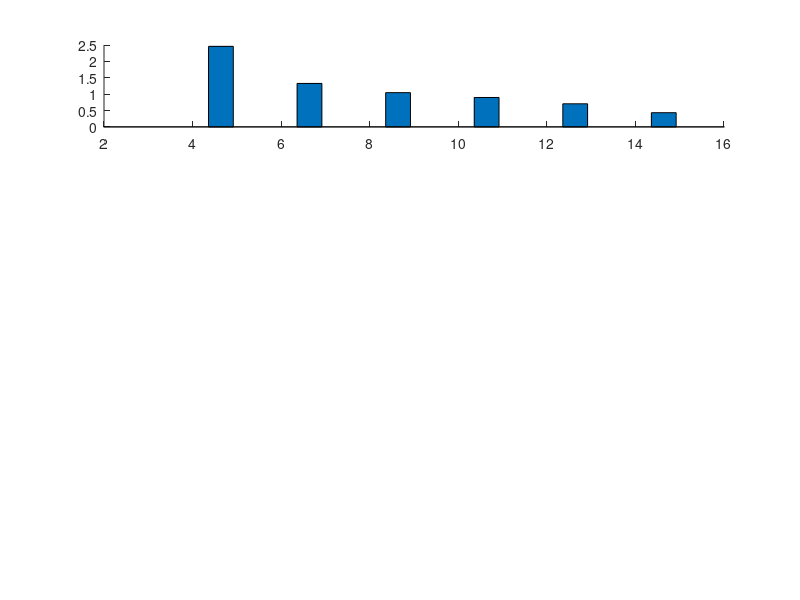

This chart was generated by the following MATLAB code: (Note: this script raises an error after producing the figure.)
clc
clear
fontSize = 10;
format long

t_sample = 0.13;
f0 = 50;
w0 = 2*pi*f0;

N = 20;
fs = N*f0;
dt = 1/fs;

Arms = 1;
Am = Arms*sqrt(2);

for iteration=1:2
    % begin parameters of decaying DC
    switch(iteration)
        case 1

            A_DC = 0.2*Arms;
            A_DC_a = 1*A_DC;
            A_DC_b = 0*A_DC;
            A_DC_c = 0*A_DC;
            T = 1/f0;
            coeff_tau = 1.5;
            coeff_tau_a = 1*coeff_tau;
            coeff_tau_b = 1*coeff_tau;
            coeff_tau_c = 1*coeff_tau;
            % coeff_tau_a = 0.5;
            % coeff_tau_b = 1;
            % coeff_tau_c = 3;

            tau_a = coeff_tau_a*T;
            r_a = exp(-dt/tau_a);

            tau_b = coeff_tau_b*T;
            r_b = exp(-dt/tau_b);

            tau_c = coeff_tau_c*T;
            r_c = exp(-dt/tau_c);
        case 2
            A_DC = 0.2*Arms;
            A_DC_a = 1*A_DC;
            A_DC_b = 1*A_DC;
            A_DC_c = 1*A_DC;
            T = 1/f0;
            coeff_tau = 1.5;
            coeff_tau_a = 1*coeff_tau;
            coeff_tau_b = 1*coeff_tau;
            coeff_tau_c = 1*coeff_tau;
            % coeff_tau_a = 0.5;
            % coeff_tau_b = 1;
            % coeff_tau_c = 3;

            tau_a = coeff_tau_a*T;
            r_a = exp(-dt/tau_a);

            tau_b = coeff_tau_b*T;
            r_b = exp(-dt/tau_b);

            tau_c = coeff_tau_c*T;
            r_c = exp(-dt/tau_c);
    end

    % end parameters of decaying DC


    tf = 5*coeff_tau*T-dt;

    nFilter = 0;
    f1 = 20;
    f2 = 90;

    h3Coeff = 0;% 0.05;
    h5Coeff = 0;%0.03;

    % do not change the sigma, this is the noise-free
    % version
    % for noise-case refer to Run01-OurApproaches_Noise
    sigma = 0;


    % the following coefficents are used in the arccosine-free version of the
    % algorithm
    a = fs/4/pi/sin(2*pi/N);
    b = 2*cos(2*pi/N);




    % %% filter
    % fnyq = fs/2;
    %
    %
    % w1 = f1/fnyq;
    % w2 = f2/fnyq;
    %
    % filterCoeffs = fir1(nFilter, [w1 w2]);

    %%






    t = 0:dt:tf;
    [row, col] = size(t);
    Nsamples = col;

    f = f0 *ones(size(t))+ sin(2*pi*1*t) + 0.5*sin(2*pi*6*t);
    %f = f0 *ones(size(t));
    %f = f0 *ones(size(t))+25*t-25*t.^2;
    f3 = 3*f;
    f5 = 5*f;

    f_max = max(f);
    f_min = min(f);

    w = 2*pi*f;

    w3 = 2*pi*f3;
    w5 = 2*pi*f5;




    phi0 = 0;

    theta1(1) = phi0;
    theta3(1) = phi0;
    theta5(1) = phi0;

    thetb1(1) = phi0+4*pi/3;
    thetb3(1) = phi0+4*pi/3;
    thetb5(1) = phi0+4*pi/3;

    thetc1(1) = phi0+2*pi/3;
    thetc3(1) = phi0+2*pi/3;
    thetc5(1) = phi0+2*pi/3;


    for k=2:length(t)
        theta1(k) = theta1(k-1)+w(k)*dt;
        theta3(k) = theta3(k-1)+w3(k)*dt;
        theta5(k) = theta5(k-1)+w5(k)*dt;

        thetb1(k) = thetb1(k-1)+w(k)*dt;
        thetb3(k) = thetb3(k-1)+w3(k)*dt;
        thetb5(k) = thetb5(k-1)+w5(k)*dt;

        thetc1(k) = thetc1(k-1)+w(k)*dt;
        thetc3(k) = thetc3(k-1)+w3(k)*dt;
        thetc5(k) = thetc5(k-1)+w5(k)*dt;
    end



    x = Am*cos(theta1);% + sigma*randn(size(t))+ h3Coeff*Am*cos(theta3)+ h5Coeff*Am*cos(theta5);
    y = Am*cos(thetb1);% + sigma*randn(size(t))+ h3Coeff*Am*cos(thetb3)+ h5Coeff*Am*cos(thetb5);
    z = Am*cos(thetc1);% + sigma*randn(size(t))+ h3Coeff*Am*cos(thetc3)+ h5Coeff*Am*cos(thetc5);

    [row, col] = size(x);
    power_DC = 0:col-1;

    %xh: x with harmonics
    %yh: y with harmonics
    %zh: z with harmonics
    xh = Am*cos(theta1) + A_DC_a*r_a.^power_DC + sigma*randn(size(t))+ h3Coeff*Am*cos(theta3)+ h5Coeff*Am*cos(theta5);
    yh = Am*cos(thetb1) + A_DC_b*r_b.^power_DC + sigma*randn(size(t))+ h3Coeff*Am*cos(thetb3)+ h5Coeff*Am*cos(thetb5);
    zh = Am*cos(thetc1) + A_DC_c*r_c.^power_DC + sigma*randn(size(t))+ h3Coeff*Am*cos(thetc3)+ h5Coeff*Am*cos(thetc5);

    % xhf: xh filtered
    % yhf: yh filtered
    % zhf: zh filtered

    % display('------------------------Removing DC using mimic filter (Benmouyal)--------------------')
    tau = 2*N;%2*T;%coeff_tau_a*T;
    temp1 = 1+tau-tau*cos(2*pi*f0/fs);
    temp2 = tau*sin(2*pi*f0/fs);
    den = temp1^2+temp2^2;
    den = sqrt(den);
    K_benmouyal = 1/den;
    filterCoeffs = K_benmouyal*[1+tau, -tau];
    %filterCoeffs = [1, -exp(-dt/tau)];
    nFilter = 2;
    xhf = filter(filterCoeffs,1,xh);
    yhf = filter(filterCoeffs,1,yh);
    zhf = filter(filterCoeffs,1,zh);


    % display('------------------------Removing DC using general case (My Approach)--------------------')
    % PS1_x = 0;
    % PS2_x = 0;
    % PS1_y = 0;
    % PS2_y = 0;
    % PS1_z = 0;
    % PS2_z = 0;
    % [row, col] = size(x);
    % for k=1:N
    %     PS1_x = PS1_x + xh(k);
    %     PS1_y = PS1_y + yh(k);
    %     PS1_z = PS1_z + zh(k);
    % end
    % PS2_x = PS1_x + xh(N+1) - xh(1);
    % PS2_y = PS1_y + yh(N+1) - yh(1);
    % PS2_z = PS1_z + zh(N+1) - zh(1);
    %
    % r_a_est = PS2_x/PS1_x;
    % r_b_est = PS2_y/PS1_y;
    % r_c_est = PS2_z/PS1_z;
    % A_DC_a_est = (r_a_est-1)/(r_a_est^N-1)*PS1_x;
    % A_DC_b_est = (r_b_est-1)/(r_b_est^N-1)*PS1_y;
    % A_DC_c_est = (r_c_est-1)/(r_c_est^N-1)*PS1_z;
    %
    % for k=1:N+1
    %     xhf(k) =  xh(k) - A_DC_a_est*r_a_est^(k-1);
    %     yhf(k) =  yh(k) - A_DC_b_est*r_b_est^(k-1);
    %     zhf(k) =  zh(k) - A_DC_c_est*r_c_est^(k-1);
    % end
    %
    % for k=N+2:col
    %     PS1_x = PS2_x;
    %     PS1_y = PS2_y;
    %     PS1_z = PS2_z;
    %
    %     PS2_x = PS1_x + xh(k) - xh(k-N);
    %     PS2_y = PS1_y + yh(k) - yh(k-N);
    %     PS2_z = PS1_z + zh(k) - zh(k-N);
    %
    %
    %     r_a_est = PS2_x/PS1_x;
    %     r_b_est = PS2_y/PS1_y;
    %     r_c_est = PS2_z/PS1_z;
    %     A_DC_a_est = (r_a_est-1)/(r_a_est^N-1)*PS1_x;
    %     A_DC_b_est = (r_b_est-1)/(r_b_est^N-1)*PS1_y;
    %     A_DC_c_est = (r_c_est-1)/(r_c_est^N-1)*PS1_z;
    %
    %     xhf(k) =  xh(k) - A_DC_a_est*r_a_est^N;
    %     yhf(k) =  yh(k) - A_DC_b_est*r_b_est^N;
    %     zhf(k) =  zh(k) - A_DC_c_est*r_c_est^N;
    %
    % end


    % display('------------------------Removing DC using general case (Recursive Removing)--------------------')
    % PS1_x = 0;
    % PS2_x = 0;
    % PS1_y = 0;
    % PS2_y = 0;
    % PS1_z = 0;
    % PS2_z = 0;
    % [row, col] = size(x);
    % for k=1:2:N-1
    %     PS1_x = PS1_x + xh(k);
    %     PS1_y = PS1_y + yh(k);
    %     PS1_z = PS1_z + zh(k);
    % end
    % for k=2:2:N
    %     PS2_x = PS2_x + xh(k);
    %     PS2_y = PS2_y + yh(k);
    %     PS2_z = PS2_z + zh(k);
    % end
    % r_a_est = PS2_x/PS1_x;
    % r_b_est = PS2_y/PS1_y;
    % r_c_est = PS2_z/PS1_z;
    % A_DC_a_est = (r_a_est^2-1)/r_a_est/(r_a_est^N-1)*PS1_x;
    % A_DC_b_est = (r_b_est^2-1)/r_b_est/(r_b_est^N-1)*PS1_y;
    % A_DC_c_est = (r_c_est^2-1)/r_c_est/(r_c_est^N-1)*PS1_z;
    %
    % for k=1:N
    %     xhf(k) =  xh(k) - A_DC_a_est*r_a_est^k;
    %     yhf(k) =  yh(k) - A_DC_b_est*r_b_est^k;
    %     zhf(k) =  zh(k) - A_DC_c_est*r_c_est^k;
    % end
    %
    % for k=N+1:col
    %     PS1_x_old = PS1_x;
    %     PS2_x_old = PS2_x;
    %     PS1_x = PS2_x_old;
    %     PS2_x = PS1_x_old + xh(k) - xh(k-N);
    %
    %
    %     PS1_y_old = PS1_y;
    %     PS2_y_old = PS2_y;
    %     PS1_y = PS2_y_old;
    %     PS2_y = PS1_y_old + yh(k) - yh(k-N);
    %
    %
    %     PS1_z_old = PS1_z;
    %     PS2_z_old = PS2_z;
    %     PS1_z = PS2_z_old;
    %     PS2_z = PS1_z_old + zh(k) - zh(k-N);
    %     r_a_est = PS2_x/PS1_x;
    %     r_b_est = PS2_y/PS1_y;
    %     r_c_est = PS2_z/PS1_z;
    %     A_DC_a_est = (r_a_est^2-1)/r_a_est/(r_a_est^N-1)*PS1_x;
    %     A_DC_b_est = (r_b_est^2-1)/r_b_est/(r_b_est^N-1)*PS1_y;
    %     A_DC_c_est = (r_c_est^2-1)/r_c_est/(r_c_est^N-1)*PS1_z;
    %
    %     xhf(k) =  xh(k) - A_DC_a_est*r_a_est^N;
    %     yhf(k) =  yh(k) - A_DC_b_est*r_b_est^N;
    %     zhf(k) =  zh(k) - A_DC_c_est*r_c_est^N;
    %
    % end

    % display('------------------------Removing DC using Simplified (Recursive Removing)--------------------')
    % PS1_x = 0;
    % PS2_x = 0;
    % PS1_y = 0;
    % PS2_y = 0;
    % PS1_z = 0;
    % PS2_z = 0;
    % [row, col] = size(x);
    % for k=1:2:N-1
    %     PS1_x = PS1_x + xh(k);
    %     PS1_y = PS1_y + yh(k);
    %     PS1_z = PS1_z + zh(k);
    % end
    % for k=2:2:N
    %     PS2_x = PS2_x + xh(k);
    %     PS2_y = PS2_y + yh(k);
    %     PS2_z = PS2_z + zh(k);
    % end
    % B1_x = 2/N/dt*(PS2_x-PS1_x);
    % B0_x = ((N+2)/N)*PS1_x-PS2_x;
    % B1_y = 2/N/dt*(PS2_y-PS1_y);
    % B0_y = ((N+2)/N)*PS1_y-PS2_y;
    % B1_z = 2/N/dt*(PS2_z-PS1_z);
    % B0_z = ((N+2)/N)*PS1_z-PS2_z;
    %
    % for k=1:N
    %     xhf(k) =  xh(k) - (B0_x+B1_x*k*dt);
    %     yhf(k) =  yh(k) - (B0_y+B1_y*k*dt);
    %     zhf(k) =  zh(k) - (B0_z+B1_z*k*dt);
    % end
    %
    % for k=N+1:col
    %     PS1_x_old = PS1_x;
    %     PS2_x_old = PS2_x;
    %     PS1_x = PS2_x_old;
    %     PS2_x = PS1_x_old + xh(k) - xh(k-N);
    %     B1_x = 2/N/dt*(PS2_x-PS1_x);
    %     B0_x = ((N+2)/N)*PS1_x-PS2_x;
    %
    %     PS1_y_old = PS1_y;
    %     PS2_y_old = PS2_y;
    %     PS1_y = PS2_y_old;
    %     PS2_y = PS1_y_old + yh(k) - yh(k-N);
    %     B1_y = 2/N/dt*(PS2_y-PS1_y);
    %     B0_y = ((N+2)/N)*PS1_y-PS2_y;
    %
    %     PS1_z_old = PS1_z;
    %     PS2_z_old = PS2_z;
    %     PS1_z = PS2_z_old;
    %     PS2_z = PS1_z_old + zh(k) - zh(k-N);
    %     B1_z = 2/N/dt*(PS2_z-PS1_z);
    %     B0_z = ((N+2)/N)*PS1_z-PS2_z;
    %
    %     xhf(k) =  xh(k) - (B0_x+B1_x*N*dt);
    %     yhf(k) =  yh(k) - (B0_y+B1_y*N*dt);
    %     zhf(k) =  zh(k) - (B0_z+B1_z*N*dt);
    % end


    % xhf = xh;%filter(filterCoeffs,1,xh);
    % yhf = yh;%filter(filterCoeffs,1,yh);
    % zhf = zh;%filter(filterCoeffs,1,zh);



    %% our approach for window length of 9

    M = 3;
    windowLength = 2*M+3; % = 9
    K = M; % K = (windowLength-3)/2

    firstIndex = K+2;

    for k=firstIndex:Nsamples-K-1
        Xk = x(k-K:k+K)';
        Xk_minus = x(k-K-1:k+K-1)';
        Xk_plus = x(k-K+1:k+K+1)';
        f_hatWin9(k) = fs/2/pi*acos(Xk'*(Xk_minus+Xk_plus)/2/(Xk'*Xk));
        f_hatWin9_arccosinefree(k) = f0 + a*(Xk'*(b*Xk-Xk_minus-Xk_plus))/(Xk'*Xk);

        Yk = y(k-K:k+K)';
        Yk_minus = y(k-K-1:k+K-1)';
        Yk_plus = y(k-K+1:k+K+1)';

        Zk = z(k-K:k+K)';
        Zk_minus = z(k-K-1:k+K-1)';
        Zk_plus = z(k-K+1:k+K+1)';


        numArg = Xk'*(Xk_minus+Xk_plus);
        numArg = numArg + Yk'*(Yk_minus+Yk_plus);
        numArg = numArg + Zk'*(Zk_minus+Zk_plus);

        denArg = 2*(Xk'*Xk);
        denArg = denArg + 2*(Yk'*Yk);
        denArg = denArg + 2*(Zk'*Zk);

        arg = numArg/denArg;
        f_hatWin9_3phase(k) = fs/2/pi*acos(arg);

        % Antonio Lopez Algorithm
        Xk = [x(k-3); x(k); x(k+3)];
        Xk_minus = [x(k-4); x(k-1); x(k+2)];
        Xk_plus = [x(k-2); x(k+1); x(k+4)];
        f_hat_lopez(k) = fs/2/pi*acos(Xk'*(Xk_minus+Xk_plus)/2/(Xk'*Xk));
    end

    [r, c] = size(t);
    Nsamples = c;

    Kmax =6;

    f_hat_1phase = f0*ones(Kmax+1,Kmax+1+nFilter);
    f_hat_3phase = f0*ones(Kmax+1,Kmax+1+nFilter);

    f_hat_1phase_withHarmonics = f0*ones(Kmax+1,Kmax+1+nFilter);
    f_hat_3phase_withHarmonics = f0*ones(Kmax+1,Kmax+1+nFilter);

    f_hat_1phase_withHarmonics_filtered = f0*ones(Kmax+1,Kmax+1+nFilter);
    f_hat_3phase_withHarmonics_filtered = f0*ones(Kmax+1,Kmax+1+nFilter);

    for K = 0:Kmax
        % K = 0,           Window Length = 3
        % K = 1,           Window Length = 5
        % K = 2,           Window Length = 7
        % K = 3,           Window Length = 9
        % K = 4,           Window Length = 11
        lengthWindow(K+1)  = 2*K+3;
        firstIndex = K+2+nFilter;% the first element of Xk_minus must be available: it must be the first element of the signal
        % k-K-1 = 1  ==>  k=K+2
        lastIndex = Nsamples-K-1;% the last element of Xk_plus must be available: it must be the first element of the signal
        % k+K+1 = Nsamples  ==> k = Nsamples-K-1
        for k=firstIndex:lastIndex
            Xk = x(k-K:k+K)';
            Xk_minus = x(k-K-1:k+K-1)';
            Xk_plus = x(k-K+1:k+K+1)';
            arg = Xk'*(Xk_minus+Xk_plus)/2/(Xk'*Xk);
            if(abs(arg)>1)
                f_hat_1phase(K+1,k) = f_hat_1phase(K+1,k-1);
            else
                f_hat_1phase(K+1,k) = fs/2/pi*acos(arg);
            end
            f_hat_1phase_arccosinefree(K+1,k) = f0 + a*(Xk'*(b*Xk-Xk_minus-Xk_plus))/(Xk'*Xk);

            Xkh = xh(k-K:k+K)';
            Xkh_minus = xh(k-K-1:k+K-1)';
            Xkh_plus = xh(k-K+1:k+K+1)';
            arg = Xkh'*(Xkh_minus+Xkh_plus)/2/(Xkh'*Xkh);
            if(abs(arg)>1)
                f_hat_1phase_withHarmonics(K+1,k) = f_hat_1phase_withHarmonics(K+1,k-1);
            else
                f_hat_1phase_withHarmonics(K+1,k) = fs/2/pi*acos(arg);
            end
            f_hat_1phase_arccosinefree_withHarmonics(K+1,k) = f0 + a*(Xkh'*(b*Xkh-Xkh_minus-Xkh_plus))/(Xkh'*Xkh);

            Xkhf = xhf(k-K:k+K)';
            Xkhf_minus = xhf(k-K-1:k+K-1)';
            Xkhf_plus = xhf(k-K+1:k+K+1)';
            arg = Xkhf'*(Xkhf_minus+Xkhf_plus)/2/(Xkhf'*Xkhf);
            if(abs(arg)>1)
                f_hat_1phase_withHarmonics_filtered(K+1,k) = f_hat_1phase_withHarmonics_filtered(K+1,k-1);
            else
                f_hat_1phase_withHarmonics_filtered(K+1,k) = fs/2/pi*acos(arg);
            end
            f_hat_1phase_arccosinefree_withHarmonics_filtered(K+1,k) = f0 + a*(Xkhf'*(b*Xkhf-Xkhf_minus-Xkhf_plus))/(Xkhf'*Xkhf);


            Yk = y(k-K:k+K)';
            Yk_minus = y(k-K-1:k+K-1)';
            Yk_plus = y(k-K+1:k+K+1)';

            Zk = z(k-K:k+K)';
            Zk_minus = z(k-K-1:k+K-1)';
            Zk_plus = z(k-K+1:k+K+1)';


            numArg = Xk'*(Xk_minus+Xk_plus);
            numArg = numArg + Yk'*(Yk_minus+Yk_plus);
            numArg = numArg + Zk'*(Zk_minus+Zk_plus);

            denArg = 2*(Xk'*Xk);
            denArg = denArg + 2*(Yk'*Yk);
            denArg = denArg + 2*(Zk'*Zk);

            arg = numArg/denArg;
            if(abs(arg)>1)
                f_hat_3phase(K+1,k) = f_hat_3phase(K+1,k-1);
            else
                f_hat_3phase(K+1,k) = fs/2/pi*acos(arg);
            end

            % three-phase arccosine-free
            num = a*(Xk'*(b*Xk-Xk_minus-Xk_plus));
            num = num + a*(Yk'*(b*Yk-Yk_minus-Yk_plus));
            num = num + a*(Zk'*(b*Zk-Zk_minus-Zk_plus));

            den = (Xk'*Xk);
            den = den + (Yk'*Yk);
            den = den + (Zk'*Zk);

            f_hat_3phase_arccosinefree(K+1,k) = f0 + num/den;

            % three-phase with harmonics
            Ykh = yh(k-K:k+K)';
            Ykh_minus = yh(k-K-1:k+K-1)';
            Ykh_plus = yh(k-K+1:k+K+1)';

            Zkh = zh(k-K:k+K)';
            Zkh_minus = zh(k-K-1:k+K-1)';
            Zkh_plus = zh(k-K+1:k+K+1)';


            numArg = Xkh'*(Xkh_minus+Xkh_plus);
            numArg = numArg + Ykh'*(Ykh_minus+Ykh_plus);
            numArg = numArg + Zkh'*(Zkh_minus+Zkh_plus);

            denArg = 2*(Xkh'*Xkh);
            denArg = denArg + 2*(Ykh'*Ykh);
            denArg = denArg + 2*(Zkh'*Zkh);

            arg = numArg/denArg;
            if(abs(arg)>1)
                f_hat_3phase_withHarmonics(K+1,k) = f_hat_3phase_withHarmonics(K+1,k-1);
            else
                f_hat_3phase_withHarmonics(K+1,k) = fs/2/pi*acos(arg);
            end

            % three-phase with harmonics arccosine-free
            num = a*(Xkh'*(b*Xkh-Xkh_minus-Xkh_plus));
            num = num + a*(Ykh'*(b*Ykh-Ykh_minus-Ykh_plus));
            num = num + a*(Zkh'*(b*Zkh-Zkh_minus-Zkh_plus));

            den = (Xkh'*Xkh);
            den = den + (Ykh'*Ykh);
            den = den + (Zkh'*Zkh);

            f_hat_3phase_arccosinefree_withHarmonics(K+1,k) = f0 + num/den;


            % three-phase with harmonics,  Filtered
            Ykhf = yhf(k-K:k+K)';
            Ykhf_minus = yhf(k-K-1:k+K-1)';
            Ykhf_plus = yhf(k-K+1:k+K+1)';

            Zkhf = zhf(k-K:k+K)';
            Zkhf_minus = zhf(k-K-1:k+K-1)';
            Zkhf_plus = zhf(k-K+1:k+K+1)';


            numArg = Xkhf'*(Xkhf_minus+Xkhf_plus);
            numArg = numArg + Ykhf'*(Ykhf_minus+Ykhf_plus);
            numArg = numArg + Zkhf'*(Zkhf_minus+Zkhf_plus);

            denArg = 2*(Xkhf'*Xkhf);
            denArg = denArg + 2*(Ykhf'*Ykhf);
            denArg = denArg + 2*(Zkhf'*Zkhf);

            arg = numArg/denArg;
            if(abs(arg)>1)
                f_hat_3phase_withHarmonics_filtered(K+1,k) = f_hat_3phase_withHarmonics_filtered(K+1,k-1);
            else
                f_hat_3phase_withHarmonics_filtered(K+1,k) = fs/2/pi*acos(arg);
            end

            % three-phase with harmonics arccosine-free, filtered
            num = a*(Xkhf'*(b*Xkhf-Xkhf_minus-Xkhf_plus));
            num = num + a*(Ykhf'*(b*Ykhf-Ykhf_minus-Ykhf_plus));
            num = num + a*(Zkhf'*(b*Zkhf-Zkhf_minus-Zkhf_plus));

            den = (Xkhf'*Xkhf);
            den = den + (Ykhf'*Ykhf);
            den = den + (Zkhf'*Zkhf);

            f_hat_3phase_arccosinefree_withHarmonics_filtered(K+1,k) = f0 + num/den;


        end
        %     figure()
        %     plot(t(firstIndex:lastIndex), f(firstIndex:lastIndex),'Color','black','LineWidth',1)
        %     hold on
        %     plot(t(firstIndex:lastIndex), f_hat_1phase(K+1,firstIndex:lastIndex),'--','Color','blue','LineWidth',1)
        %     plot(t(firstIndex:lastIndex), f_hat_1phase_arccosinefree(K+1,firstIndex:lastIndex),'--','Color','green','LineWidth',1)
        %     plot(t(firstIndex:lastIndex), f_hat_3phase(K+1,firstIndex:lastIndex),'--','Color','red','LineWidth',1)
        %     plot(t(firstIndex:lastIndex), f_hat_3phase_arccosinefree(K+1,firstIndex:lastIndex),'--','Color','cyan','LineWidth',1)
        %     xlabel('time (sec)','FontSize', fontSize, 'FontWeight', 'bold')
        %     ylabel('f(t) and f_e_s_t(t))','FontSize', fontSize, 'FontWeight', 'bold')
        %     title(['data window length = ' int2str(2*K+3)],'FontSize', fontSize, 'FontWeight', 'bold')
        %     legend('exact frequency','estimated frequency')
        %     axis([0, tf, f_min-3, f_max+3])


        % with harmonics and/or noise
        se_1phase_withHarmonics = (f(firstIndex:lastIndex)-f_hat_1phase_withHarmonics(K+1,firstIndex:lastIndex)).^2;
        maxSE_1phase_withHarmonics = max(se_1phase_withHarmonics);
        MSE_1phase_withHarmonics(K+1) = mean(se_1phase_withHarmonics);
        MSE_1phase3phase_withHarmonics(K+1,1) = mean(se_1phase_withHarmonics);


        se_1phase_arccosinefree_withHarmonics = (f(firstIndex:lastIndex)-f_hat_1phase_arccosinefree_withHarmonics(K+1,firstIndex:lastIndex)).^2;
        maxSE_1phase_arccosinefree_withHarmonics = max(se_1phase_arccosinefree_withHarmonics);
        MSE_1phase_arccosinefree_withHarmonics(K+1) = mean(se_1phase_arccosinefree_withHarmonics);
        MSE_1phase3phase_withHarmonics(K+1,2) = mean(se_1phase_arccosinefree_withHarmonics);


        se_3phase_withHarmonics = (f(firstIndex:lastIndex)-f_hat_3phase_withHarmonics(K+1,firstIndex:lastIndex)).^2;
        maxSE_3phase_withHarmonics = max(se_3phase_withHarmonics);
        MSE_3phase_withHarmonics(K+1) = mean(se_3phase_withHarmonics);
        MSE_1phase3phase_withHarmonics(K+1,3) = mean(se_3phase_withHarmonics);


        se_3phase_arccosinefree_withHarmonics = (f(firstIndex:lastIndex)-f_hat_3phase_arccosinefree_withHarmonics(K+1,firstIndex:lastIndex)).^2;
        maxSE_3phase_arccosinefree_withHarmonics = max(se_3phase_arccosinefree_withHarmonics);
        MSE_3phase_arccosinefree_withHarmonics(K+1) = mean(se_3phase_arccosinefree_withHarmonics);
        MSE_1phase3phase_withHarmonics(K+1,4) = mean(se_3phase_arccosinefree_withHarmonics);

        % filtered
        se_1phase_withHarmonics_filtered = (f(firstIndex:lastIndex-nFilter/2)-f_hat_1phase_withHarmonics_filtered(K+1,firstIndex+nFilter/2:lastIndex)).^2;
        maxSE_1phase_withHarmonics_filtered = max(se_1phase_withHarmonics_filtered);
        MSE_1phase_withHarmonics_filtered(K+1) = mean(se_1phase_withHarmonics_filtered);
        MSE_1phase3phase_withHarmonics_filtered(K+1,1) = mean(se_1phase_withHarmonics_filtered);

        se_1phase_arccosinefree_withHarmonics_filtered = (f(firstIndex:lastIndex-nFilter/2)-f_hat_1phase_arccosinefree_withHarmonics_filtered(K+1,firstIndex+nFilter/2:lastIndex)).^2;
        maxSE_1phase_arccosinefree_withHarmonics_filtered = max(se_1phase_arccosinefree_withHarmonics_filtered);
        MSE_1phase_arccosinefree_withHarmonics_filtered(K+1) = mean(se_1phase_arccosinefree_withHarmonics_filtered);
        MSE_1phase3phase_withHarmonics_filtered(K+1,2) = mean(se_1phase_arccosinefree_withHarmonics_filtered);


        se_3phase_withHarmonics_filtered = (f(firstIndex:lastIndex-nFilter/2)-f_hat_3phase_withHarmonics_filtered(K+1,firstIndex+nFilter/2:lastIndex)).^2;
        maxSE_3phase_withHarmonics_filtered = max(se_3phase_withHarmonics_filtered);
        MSE_3phase_withHarmonics_filtered(K+1) = mean(se_3phase_withHarmonics_filtered);
        MSE_1phase3phase_withHarmonics_filtered(K+1,3) = mean(se_3phase_withHarmonics_filtered);

        se_3phase_arccosinefree_withHarmonics_filtered = (f(firstIndex:lastIndex-nFilter/2)-f_hat_3phase_arccosinefree_withHarmonics_filtered(K+1,firstIndex+nFilter/2:lastIndex)).^2;
        maxSE_3phase_arccosinefree_withHarmonics_filtered = max(se_3phase_arccosinefree_withHarmonics_filtered);
        MSE_3phase_arccosinefree_withHarmonics_filtered(K+1) = mean(se_3phase_arccosinefree_withHarmonics_filtered);
        MSE_1phase3phase_withHarmonics_filtered(K+1,4) = mean(se_3phase_arccosinefree_withHarmonics_filtered);


        %      figure()
        %      plot(t(firstIndex:lastIndex),mse,'Color','black','LineWidth',1)
        %      xlabel('time (sec)','FontSize', fontSize, 'FontWeight', 'bold')
        %      ylabel('MSE(f-f_e_s_t)','FontSize', fontSize, 'FontWeight', 'bold')
        %      title(['data window length = ' int2str(2*K+3)],'FontSize', fontSize, 'FontWeight', 'bold')
        %      axis([0, tf, 0, maxSE])
    end

    % for 1-phase case, the wibdow of length 3 is completely inefficent
    % therefore we ignore showing their MSE
    MSE_1phase3phase_withHarmonics(1,1)=0;
    MSE_1phase3phase_withHarmonics(1,2)=0;
    % figure(1)
    % bar(lengthWindow, MSE_1phase3phase_withHarmonics,'group')
    % xlabel('length of data window','FontSize', fontSize, 'FontWeight', 'bold')
    % ylabel('mean(f-f_e_s_t)^2','FontSize', fontSize, 'FontWeight', 'bold')
    % legend('1-phase', '1-phase arccosine-free', '3-phase', '3-phase arccosine-free')
    % title(['Comparison of four proposed approaches, 3^r^d harmonic = ' int2str(h3Coeff*100),'%, 5^t^h harmonic = ' int2str(h5Coeff*100),'%'],'FontSize', fontSize, 'FontWeight', 'bold')
    % %title(['Comparison of four proposed approaches, SNR = ' int2str(20*log10(1/sigma))],'FontSize', fontSize, 'FontWeight', 'bold')

    % for 1-phase case, the wibdow of length 3 is completely inefficent
    % therefore we ignore showing their MSE
    MSE_1phase3phase_withHarmonics_filtered(1,1)=0;
    MSE_1phase3phase_withHarmonics_filtered(1,2)=0;
    % figure(2)
    % bar(lengthWindow, MSE_1phase3phase_withHarmonics_filtered,'group')
    % xlabel('length of data window','FontSize', fontSize, 'FontWeight', 'bold')
    % ylabel('mean(f-f_e_s_t)^2','FontSize', fontSize, 'FontWeight', 'bold')
    % legend('1-phase', '1-phase arccosine-free', '3-phase', '3-phase arccosine-free')
    % title(['Comparison of four proposed approaches, 3^r^d harmonic = ' int2str(h3Coeff*100),'%, 5^t^h harmonic = ' int2str(h5Coeff*100),'%, signal pre-filtered'],'FontSize', fontSize, 'FontWeight', 'bold')
    % %title(['Comparison of four proposed approaches, SNR = ' int2str(20*log10(1/sigma)) ', signal pre-filtered'],'FontSize', fontSize, 'FontWeight', 'bold')

    % figure(3)
    % plot(t(firstIndex:lastIndex), f(firstIndex:lastIndex),'Color','black','LineWidth',1)
    % hold on
    % %plot(t(firstIndex:lastIndex), f_hat_1phase(4, firstIndex:lastIndex), 'red')
    % %plot(t(firstIndex:lastIndex), f_hat_1phase_withHarmonics_filtered(4,firstIndex:lastIndex), 'green')
    % plot(t(firstIndex:lastIndex-nFilter/2), f_hat_1phase_withHarmonics(4,firstIndex+nFilter/2:lastIndex), '--', 'Color','b','LineWidth',1)
    % plot(t(firstIndex:lastIndex-nFilter/2), f_hat_1phase_withHarmonics_filtered(4,firstIndex+nFilter/2:lastIndex), '--', 'Color','black','LineWidth',1)
    % plot(t(firstIndex:lastIndex-nFilter/2), f_hat_3phase_withHarmonics(1,firstIndex+nFilter/2:lastIndex), '--', 'Color','red','LineWidth',1)
    % plot(t(firstIndex:lastIndex-nFilter/2), f_hat_3phase_withHarmonics_filtered(1,firstIndex+nFilter/2:lastIndex), '--', 'Color','cyan','LineWidth',1)
    % xlabel('time (sec)','FontSize', fontSize, 'FontWeight', 'bold')
    % ylabel('frequency (Hz)','FontSize', fontSize, 'FontWeight', 'bold')
    % title('Comparison of exact and estimated frequency','FontSize', fontSize, 'FontWeight', 'bold')
    % legend('exact frequency', '1Ph_WL9_DC', '1Ph_WL9_unDC', '3Ph_WL3_DC', '3Ph_WL3_unDC')

    % figure(4)
    % subplot(211)
    % bar(lengthWindow, MSE_1phase3phase_withHarmonics,'group')
    % xlabel('length of data window','FontSize', fontSize, 'FontWeight', 'bold')
    % ylabel('mean(f-f_e_s_t)^2','FontSize', fontSize, 'FontWeight', 'bold')
    % legend('1-phase', '1-phase arccosine-free', '3-phase', '3-phase arccosine-free')
    % title(['Comparison of four proposed approaches, 3^r^d harmonic = ' int2str(h3Coeff*100),'%, 5^t^h harmonic = ' int2str(h5Coeff*100),'%'],'FontSize', fontSize, 'FontWeight', 'bold')
    %
    % subplot(212)
    % bar(lengthWindow, MSE_1phase3phase_withHarmonics_filtered,'group')
    % xlabel('length of data window','FontSize', fontSize, 'FontWeight', 'bold')
    % ylabel('mean(f-f_e_s_t)^2','FontSize', fontSize, 'FontWeight', 'bold')
    % legend('1-phase', '1-phase arccosine-free', '3-phase', '3-phase arccosine-free')
    % title(['Comparison of four proposed approaches, 3^r^d harmonic = ' int2str(h3Coeff*100),'%, 5^t^h harmonic = ' int2str(h5Coeff*100),'%, signal pre-filtered'],'FontSize', fontSize, 'FontWeight', 'bold')
    %
    [row, col] = size(MSE_1phase3phase_withHarmonics);

    for k=1:row
        MSE_1phase_New_withHarmonics(k, 1) = MSE_1phase3phase_withHarmonics(k, 1);
        MSE_1phase_New_withHarmonics(k, 2) = MSE_1phase3phase_withHarmonics(k, 2);
        MSE_3phase_New_withHarmonics(k, 1) = MSE_1phase3phase_withHarmonics(k, 3);
        MSE_3phase_New_withHarmonics(k, 2) = MSE_1phase3phase_withHarmonics(k, 4);

        MSE_1phase_New_withHarmonics_filtered(k, 1) = MSE_1phase3phase_withHarmonics_filtered(k, 1);
        MSE_1phase_New_withHarmonics_filtered(k, 2) = MSE_1phase3phase_withHarmonics_filtered(k, 2);
        MSE_3phase_New_withHarmonics_filtered(k, 1) = MSE_1phase3phase_withHarmonics_filtered(k, 3);
        MSE_3phase_New_withHarmonics_filtered(k, 2) = MSE_1phase3phase_withHarmonics_filtered(k, 4);
    end


    switch(iteration)
        case 1
            figure(1)
            subplot(411)
            bar(lengthWindow, MSE_1phase_New_withHarmonics,'group')
            %xlabel('length of data window','FontSize', fontSize, 'FontWeight', 'bold')
            ylabel('MSE','FontSize', fontSize, 'FontWeight', 'bold')
            legend('original version', 'arccosine-free version')
            title({'Decaying DC effect (only one phase polluted with decaying DC)';'1-phase case'},'FontSize', fontSize, 'FontWeight', 'bold')
            %title(['Decaying DC effect on 1-phase case'],'FontSize', fontSize, 'FontWeight', 'bold')

            subplot(412)
            bar(lengthWindow, MSE_3phase_New_withHarmonics,'group')
            %xlabel('length of data window','FontSize', fontSize, 'FontWeight', 'bold')
            ylabel('MSE','FontSize', fontSize, 'FontWeight', 'bold')
            %legend('3-phase', '3-phase arccosine-free')
            title(['3-phase case'],'FontSize', fontSize, 'FontWeight', 'bold')
            %title(['Decaying DC effect on 3-phase case'],'FontSize', fontSize, 'FontWeight', 'bold')


            subplot(413)
            bar(lengthWindow, MSE_1phase_New_withHarmonics_filtered,'group')
            %xlabel('length of data window','FontSize', fontSize, 'FontWeight', 'bold')
            ylabel('MSE','FontSize', fontSize, 'FontWeight', 'bold')
            %legend('1-phase (mimic filtered)', '1-phase arccosine-free (mimic filtered)')
            title(['1-phase case (mimic filtered)'],'FontSize', fontSize, 'FontWeight', 'bold')
            %title(['Decaying DC effect on 1-phase case (mimic filtered)'],'FontSize', fontSize, 'FontWeight', 'bold')

            subplot(414)
            bar(lengthWindow, MSE_3phase_New_withHarmonics_filtered,'group')
            xlabel('length of data window','FontSize', fontSize, 'FontWeight', 'bold')
            ylabel('MSE','FontSize', fontSize, 'FontWeight', 'bold')
            %legend('3-phase (mimic filtered)', '3-phase arccosine-free (mimic filtered)')
            title(['3-phase case (mimic filtered)'],'FontSize', fontSize, 'FontWeight', 'bold')
            %title(['Decaying DC effect on 3-phase case (mimic filtered)'],'FontSize', fontSize, 'FontWeight', 'bold')

            figure(3)
            subplot(231)
            plot(t(firstIndex:lastIndex), f(firstIndex:lastIndex),'Color','black','LineWidth',1.5)
            hold on
            plot(t(firstIndex:lastIndex-nFilter/2), f_hat_1phase_withHarmonics(4,firstIndex+nFilter/2:lastIndex), '-.', 'MarkerSize', 2, 'Color','k','LineWidth',1.5)
%            plot(t(firstIndex:lastIndex-nFilter/2), f_hat_1phase_withHarmonics_filtered(4,firstIndex+nFilter/2:lastIndex), '-.', 'Color','r','LineWidth',1)
%            plot(t(firstIndex:lastIndex-nFilter/2), f_hat_3phase_withHarmonics(1,firstIndex+nFilter/2:lastIndex), ':', 'MarkerSize', 3, 'Color','b','LineWidth',1.5)
%            plot(t(firstIndex:lastIndex-nFilter/2), f_hat_3phase_withHarmonics_filtered(1,firstIndex+nFilter/2:lastIndex), ':', 'Color','b','LineWidth',1)
%            xlabel('time (sec)','FontSize', fontSize, 'FontWeight', 'bold')
            ylabel('frequency (Hz)','FontSize', fontSize, 'FontWeight', 'bold')
%            title('Decaying DC effect on frequency estimation (only one phase polluted with decaying DC)','FontSize', fontSize, 'FontWeight', 'bold')
            title('Fig. 11a: only one phase polluted','FontSize', fontSize, 'FontWeight', 'bold')
%            legend('exact frequency', '1phase)')
            legend('exact', '1Ph')
%             legend('exact frequency', '1phase (window length 9)', '1phase+mimic (window length 9)', '3phase (window length 3)', '3phase+mimic (window length 3)')
            axis([t(1), t(end), 48, 54])

            subplot(232)
            plot(t(firstIndex:lastIndex), f(firstIndex:lastIndex),'Color','black','LineWidth',1.5)
            hold on
%            plot(t(firstIndex:lastIndex-nFilter/2), f_hat_1phase_withHarmonics(4,firstIndex+nFilter/2:lastIndex), '-.', 'MarkerSize', 2, 'Color','r','LineWidth',1.5)
%            plot(t(firstIndex:lastIndex-nFilter/2), f_hat_1phase_withHarmonics_filtered(4,firstIndex+nFilter/2:lastIndex), '-.', 'Color','r','LineWidth',1)
            plot(t(firstIndex:lastIndex-nFilter/2), f_hat_3phase_withHarmonics(1,firstIndex+nFilter/2:lastIndex), '-.', 'MarkerSize', 3, 'Color','k','LineWidth',1.5)
%            plot(t(firstIndex:lastIndex-nFilter/2), f_hat_3phase_withHarmonics_filtered(1,firstIndex+nFilter/2:lastIndex), ':', 'Color','b','LineWidth',1)
%            xlabel('time (sec)','FontSize', fontSize, 'FontWeight', 'bold')
%            ylabel('frequency (Hz)','FontSize', fontSize, 'FontWeight', 'bold')
%            title('Decaying DC effect on frequency estimation (only one phase polluted with decaying DC)','FontSize', fontSize, 'FontWeight', 'bold')
            title('Fig. 11b: only one phase polluted','FontSize', fontSize, 'FontWeight', 'bold')
%            legend('exact frequency', '3phase')
            legend('exact', '3Ph')
%             legend('exact frequency', '1phase (window length 9)', '1phase+mimic (window length 9)', '3phase (window length 3)', '3phase+mimic (window length 3)')
            axis([t(1), t(end), 48, 54])


            subplot(234)
            plot(t(firstIndex:lastIndex), f(firstIndex:lastIndex),'Color','black','LineWidth',1.5)
            hold on
%            plot(t(firstIndex:lastIndex-nFilter/2), f_hat_1phase_withHarmonics(4,firstIndex+nFilter/2:lastIndex), '-.', 'MarkerSize', 2, 'Color','r','LineWidth',1.5)
            plot(t(firstIndex:lastIndex-nFilter/2), f_hat_1phase_withHarmonics_filtered(4,firstIndex+nFilter/2:lastIndex), '-.', 'Color','k','LineWidth',1.5)
%            plot(t(firstIndex:lastIndex-nFilter/2), f_hat_3phase_withHarmonics(1,firstIndex+nFilter/2:lastIndex), ':', 'MarkerSize', 3, 'Color','b','LineWidth',1.5)
%            plot(t(firstIndex:lastIndex-nFilter/2), f_hat_3phase_withHarmonics_filtered(1,firstIndex+nFilter/2:lastIndex), ':', 'Color','b','LineWidth',1.5)
            xlabel('time (sec)','FontSize', fontSize, 'FontWeight', 'bold')
            ylabel('frequency (Hz)','FontSize', fontSize, 'FontWeight', 'bold')
%            title('Decaying DC effect on frequency estimation (only one phase polluted with decaying DC)','FontSize', fontSize, 'FontWeight', 'bold')
            title({'Fig. 11d: only one phase polluted'; '(mimic filtered)'},'FontSize', fontSize, 'FontWeight', 'bold')
%            legend('exact frequency', '1phase+mimic)')
            legend('exact', '1Ph+mimic')
%             legend('exact frequency', '1phase (window length 9)', '1phase+mimic (window length 9)', '3phase (window length 3)', '3phase+mimic (window length 3)')
            axis([t(1), t(end), 50.17, 50.84])
            

            subplot(235)
            plot(t(firstIndex:lastIndex), f(firstIndex:lastIndex),'Color','black','LineWidth',1.5)
            hold on
%            plot(t(firstIndex:lastIndex-nFilter/2), f_hat_1phase_withHarmonics(4,firstIndex+nFilter/2:lastIndex), '-.', 'MarkerSize', 2, 'Color','r','LineWidth',1.5)
%            plot(t(firstIndex:lastIndex-nFilter/2), f_hat_1phase_withHarmonics_filtered(4,firstIndex+nFilter/2:lastIndex), '-.', 'Color','r','LineWidth',1.5)
%            plot(t(firstIndex:lastIndex-nFilter/2), f_hat_3phase_withHarmonics(1,firstIndex+nFilter/2:lastIndex), ':', 'MarkerSize', 3, 'Color','b','LineWidth',1.5)
            plot(t(firstIndex:lastIndex-nFilter/2), f_hat_3phase_withHarmonics_filtered(1,firstIndex+nFilter/2:lastIndex), '-.', 'Color','k','LineWidth',1.5)
            xlabel('time (sec)','FontSize', fontSize, 'FontWeight', 'bold')
%            ylabel('frequency (Hz)','FontSize', fontSize, 'FontWeight', 'bold')
%            title('Decaying DC effect on frequency estimation (only one phase polluted with decaying DC)','FontSize', fontSize, 'FontWeight', 'bold')
            title({'Fig. 11e: only one phase polluted'; '(mimic filtered)'},'FontSize', fontSize, 'FontWeight', 'bold')
%            legend('exact frequency', '3phase+mimic')
            legend('exact', '3Ph+mimic')
%             legend('exact frequency', '1phase (window length 9)', '1phase+mimic (window length 9)', '3phase (window length 3)', '3phase+mimic (window length 3)')
            axis([t(1), t(end), 50.17, 50.84])

            
            figure(4)
            subplot(611)
            bar(lengthWindow, MSE_1phase_New_withHarmonics,'group')
            %xlabel('length of data window','FontSize', fontSize, 'FontWeight', 'bold')
            ylabel('MSE','FontSize', fontSize, 'FontWeight', 'bold')
            legend('original version', 'arccosine-free version')
            title({'Decaying DC effect';'Fig. 10a: 1-phase case'},'FontSize', fontSize, 'FontWeight', 'bold')
            %title(['Decaying DC effect on 1-phase case'],'FontSize', fontSize, 'FontWeight', 'bold')

            subplot(612)
            bar(lengthWindow, MSE_3phase_New_withHarmonics,'group')
            %xlabel('length of data window','FontSize', fontSize, 'FontWeight', 'bold')
            ylabel('MSE','FontSize', fontSize, 'FontWeight', 'bold')
            %legend('3-phase', '3-phase arccosine-free')
            title(['Fig. 10b: 3-phase case (only one phase polluted with decaying DC)'],'FontSize', fontSize, 'FontWeight', 'bold')
            %title(['Decaying DC effect on 3-phase case'],'FontSize', fontSize, 'FontWeight', 'bold')


            subplot(614)
            bar(lengthWindow, MSE_1phase_New_withHarmonics_filtered,'group')
            %xlabel('length of data window','FontSize', fontSize, 'FontWeight', 'bold')
            ylabel('MSE','FontSize', fontSize, 'FontWeight', 'bold')
            %legend('1-phase (mimic filtered)', '1-phase arccosine-free (mimic filtered)')
            title(['Fig. 10d: 1-phase case (mimic filtered)'],'FontSize', fontSize, 'FontWeight', 'bold')
            %title(['Decaying DC effect on 1-phase case (mimic filtered)'],'FontSize', fontSize, 'FontWeight', 'bold')

            subplot(615)
            bar(lengthWindow, MSE_3phase_New_withHarmonics_filtered,'group')
%            xlabel('length of data window','FontSize', fontSize, 'FontWeight', 'bold')
            ylabel('MSE','FontSize', fontSize, 'FontWeight', 'bold')
            %legend('3-phase (mimic filtered)', '3-phase arccosine-free (mimic filtered)')
            title(['Fig. 10e: 3-phase case (mimic filtered) (only one phase polluted with decaying DC)'],'FontSize', fontSize, 'FontWeight', 'bold')
            %title(['Decaying DC effect on 3-phase case (mimic filtered)'],'FontSize', fontSize, 'FontWeight', 'bold')



        case 2
            figure(2)
            subplot(411)
            bar(lengthWindow, MSE_1phase_New_withHarmonics,'group')
            %xlabel('length of data window','FontSize', fontSize, 'FontWeight', 'bold')
            ylabel('MSE','FontSize', fontSize, 'FontWeight', 'bold')
            legend('original version', 'arccosine-free version')
            title({'Decaying DC effect (all three phases polluted with the same decaying DC''s)';'1-phase case'},'FontSize', fontSize, 'FontWeight', 'bold')
            %title(['Decaying DC effect on 1-phase case'],'FontSize', fontSize, 'FontWeight', 'bold')

            subplot(412)
            bar(lengthWindow, MSE_3phase_New_withHarmonics,'group')
            %xlabel('length of data window','FontSize', fontSize, 'FontWeight', 'bold')
            ylabel('MSE','FontSize', fontSize, 'FontWeight', 'bold')
            %legend('3-phase', '3-phase arccosine-free')
            title(['3-phase case'],'FontSize', fontSize, 'FontWeight', 'bold')
            %title(['Decaying DC effect on 3-phase case'],'FontSize', fontSize, 'FontWeight', 'bold')


            subplot(413)
            bar(lengthWindow, MSE_1phase_New_withHarmonics_filtered,'group')
            %xlabel('length of data window','FontSize', fontSize, 'FontWeight', 'bold')
            ylabel('MSE','FontSize', fontSize, 'FontWeight', 'bold')
            %legend('1-phase (mimic filtered)', '1-phase arccosine-free (mimic filtered)')
            title(['1-phase case (mimic filtered)'],'FontSize', fontSize, 'FontWeight', 'bold')
            %title(['Decaying DC effect on 1-phase case (mimic filtered)'],'FontSize', fontSize, 'FontWeight', 'bold')

            subplot(414)
            bar(lengthWindow, MSE_3phase_New_withHarmonics_filtered,'group')
            xlabel('length of data window','FontSize', fontSize, 'FontWeight', 'bold')
            ylabel('MSE','FontSize', fontSize, 'FontWeight', 'bold')
            %legend('3-phase (mimic filtered)', '3-phase arccosine-free (mimic filtered)')
            title('3-phase case (mimic filtered)','FontSize', fontSize, 'FontWeight', 'bold')
            %title(['Decaying DC effect on 3-phase case (mimic filtered)'],'FontSize', fontSize, 'FontWeight', 'bold')

            figure(3)
            subplot(233)
            plot(t(firstIndex:lastIndex), f(firstIndex:lastIndex),'Color','black','LineWidth',1.5)
            hold on
%            plot(t(firstIndex:lastIndex-nFilter/2), f_hat_1phase_withHarmonics(4,firstIndex+nFilter/2:lastIndex), 'b-.', 'MarkerSize', 2, 'Color','r','LineWidth',1.5)
%            plot(t(firstIndex:lastIndex-nFilter/2), f_hat_1phase_withHarmonics_filtered(4,firstIndex+nFilter/2:lastIndex), 'b-.', 'Color','r','LineWidth',1)
            plot(t(firstIndex:lastIndex-nFilter/2), f_hat_3phase_withHarmonics(1,firstIndex+nFilter/2:lastIndex), '-.', 'MarkerSize', 3, 'Color','k','LineWidth',1.5)
%            plot(t(firstIndex:lastIndex-nFilter/2), f_hat_3phase_withHarmonics_filtered(1,firstIndex+nFilter/2:lastIndex), 'g:', 'Color','b','LineWidth',1)
%            xlabel('time (sec)','FontSize', fontSize, 'FontWeight', 'bold')
%            ylabel('frequency (Hz)','FontSize', fontSize, 'FontWeight', 'bold')
%            title('Decaying DC effect on frequency estimation (all three phases polluted with the same decaying DC''s)','FontSize', fontSize, 'FontWeight', 'bold')
            title('Fig. 11c: three phases polluted identically','FontSize', fontSize, 'FontWeight', 'bold')
%            legend('exact frequency', '3phase')
            legend('exact', '3Ph')
%            legend('exact frequency', '1phase (window length 9)', '1phase+mimic (window length 9)', '3phase (window length 3)', '3phase+mimic (window length 3)')
            axis([t(1), t(end), 48, 54])

            subplot(236)
            plot(t(firstIndex:lastIndex), f(firstIndex:lastIndex),'Color','black','LineWidth',1.5)
            hold on
%            plot(t(firstIndex:lastIndex-nFilter/2), f_hat_1phase_withHarmonics(4,firstIndex+nFilter/2:lastIndex), 'b-.', 'MarkerSize', 2, 'Color','r','LineWidth',1.5)
%            plot(t(firstIndex:lastIndex-nFilter/2), f_hat_1phase_withHarmonics_filtered(4,firstIndex+nFilter/2:lastIndex), 'b-.', 'Color','r','LineWidth',1.5)
 %           plot(t(firstIndex:lastIndex-nFilter/2), f_hat_3phase_withHarmonics(1,firstIndex+nFilter/2:lastIndex), 'g:', 'MarkerSize', 3, 'Color','b','LineWidth',1.5)
            plot(t(firstIndex:lastIndex-nFilter/2), f_hat_3phase_withHarmonics_filtered(1,firstIndex+nFilter/2:lastIndex), '-.', 'Color','k','LineWidth',1.5)
            xlabel('time (sec)','FontSize', fontSize, 'FontWeight', 'bold')
%            ylabel('frequency (Hz)','FontSize', fontSize, 'FontWeight', 'bold')
%            title('Decaying DC effect on frequency estimation (all three phases polluted with the same decaying DC''s)','FontSize', fontSize, 'FontWeight', 'bold')
            title({'Fig. 11f: three phases polluted identically'; '(mimic filtered)'},'FontSize', fontSize, 'FontWeight', 'bold')
            legend('exact', '3Ph+mimic')
%            legend('exact frequency', '1phase (window length 9)', '1phase+mimic (window length 9)', '3phase (window length 3)', '3phase+mimic (window length 3)')
            axis([t(1), t(end), 50.17, 50.84])

            
            figure(4)

            subplot(613)
            bar(lengthWindow, MSE_3phase_New_withHarmonics,'group')
            %xlabel('length of data window','FontSize', fontSize, 'FontWeight', 'bold')
            ylabel('MSE','FontSize', fontSize, 'FontWeight', 'bold')
            %legend('3-phase', '3-phase arccosine-free')
            title(['Fig. 10c: 3-phase case (all three phases polluted with the same decaying DC''s)'],'FontSize', fontSize, 'FontWeight', 'bold')
            %title(['Decaying DC effect on 3-phase case'],'FontSize', fontSize, 'FontWeight', 'bold')


            subplot(616)
            bar(lengthWindow, MSE_3phase_New_withHarmonics_filtered,'group')
            xlabel('length of data window','FontSize', fontSize, 'FontWeight', 'bold')
            ylabel('MSE','FontSize', fontSize, 'FontWeight', 'bold')
            %legend('3-phase (mimic filtered)', '3-phase arccosine-free (mimic filtered)')
            title(['Fig. 10f: 3-phase case (mimic filtered) (all three phases polluted with the same decaying DC''s)'],'FontSize', fontSize, 'FontWeight', 'bold')
            %title(['Decaying DC effect on 3-phase case (mimic filtered)'],'FontSize', fontSize, 'FontWeight', 'bold')
            
    end

    % plot(samplingFreq, MSE_1PhaseWin9(1:15),'Color','black','LineWidth',1.5)
    % hold on
    % plot(samplingFreq , MSE_1PhaseArccosinefreeWin9(1:15), '-.','Color','black','LineWidth',1.5)
    % ylabel('MSE','FontSize', fontSize, 'FontWeight', 'bold')
    % title('for noisy signal, SNR = 60dB','FontSize', fontSize, 'FontWeight', 'bold')
    % legend('1-phase', '1-phase arccosine-free')


    % figure(1)
    % subplot(311)
    % bar(lengthWindow, MSE_1phase3phase_withHarmonics,'group')
    % xlabel('length of data window','FontSize', fontSize, 'FontWeight', 'bold')
    % ylabel('MSE','FontSize', fontSize, 'FontWeight', 'bold')
    % legend('1-phase', '1-phase arccosine-free', '3-phase', '3-phase arccosine-free')
    % title(['Fig. 9a: Comparison of four proposed approaches, with ' int2str(hInt1Coeff*100),'% of interharmonic of ', num2str(fInt1(1)), ' Hz'],'FontSize', fontSize, 'FontWeight', 'bold')
end
